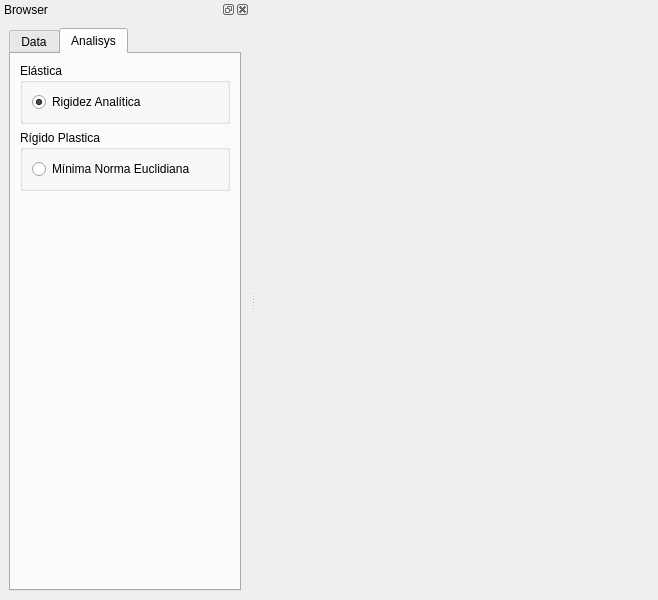
<?xml version="1.0" encoding="UTF-8"?>
<ui version="4.0">
 <class>MainWindow</class>
 <widget class="QMainWindow" name="MainWindow">
  <property name="geometry">
   <rect>
    <x>0</x>
    <y>0</y>
    <width>658</width>
    <height>600</height>
   </rect>
  </property>
  <property name="windowTitle">
   <string>MainWindow</string>
  </property>
  <widget class="QWidget" name="centralwidget"/>
  <widget class="QDockWidget" name="dockWidget">
   <property name="maximumSize">
    <size>
     <width>250</width>
     <height>524287</height>
    </size>
   </property>
   <property name="baseSize">
    <size>
     <width>120</width>
     <height>0</height>
    </size>
   </property>
   <property name="windowTitle">
    <string>Browser</string>
   </property>
   <attribute name="dockWidgetArea">
    <number>1</number>
   </attribute>
   <widget class="QWidget" name="dockWidgetContents">
    <layout class="QGridLayout" name="gridLayout_2">
     <item row="0" column="0">
      <widget class="QTabWidget" name="tabWidget">
       <property name="currentIndex">
        <number>1</number>
       </property>
       <widget class="QWidget" name="tab">
        <attribute name="title">
         <string>Data</string>
        </attribute>
        <layout class="QGridLayout" name="gridLayout">
         <item row="3" column="0">
          <spacer name="verticalSpacer">
           <property name="orientation">
            <enum>Qt::Vertical</enum>
           </property>
           <property name="sizeHint" stdset="0">
            <size>
             <width>20</width>
             <height>40</height>
            </size>
           </property>
          </spacer>
         </item>
         <item row="1" column="0">
          <widget class="QListView" name="listView">
           <property name="minimumSize">
            <size>
             <width>100</width>
             <height>0</height>
            </size>
           </property>
          </widget>
         </item>
         <item row="2" column="0">
          <layout class="QHBoxLayout" name="horizontalLayout">
           <item>
            <spacer name="horizontalSpacer">
             <property name="orientation">
              <enum>Qt::Horizontal</enum>
             </property>
             <property name="sizeHint" stdset="0">
              <size>
               <width>40</width>
               <height>20</height>
              </size>
             </property>
            </spacer>
           </item>
           <item>
            <widget class="QPushButton" name="pushButton">
             <property name="maximumSize">
              <size>
               <width>35</width>
               <height>35</height>
              </size>
             </property>
             <property name="text">
              <string/>
             </property>
             <property name="icon">
              <iconset>
               <normaloff>../icons/add.png</normaloff>../icons/add.png</iconset>
             </property>
             <property name="iconSize">
              <size>
               <width>25</width>
               <height>25</height>
              </size>
             </property>
            </widget>
           </item>
           <item>
            <spacer name="horizontalSpacer_3">
             <property name="orientation">
              <enum>Qt::Horizontal</enum>
             </property>
             <property name="sizeHint" stdset="0">
              <size>
               <width>40</width>
               <height>20</height>
              </size>
             </property>
            </spacer>
           </item>
           <item>
            <widget class="QPushButton" name="pushButton_2">
             <property name="maximumSize">
              <size>
               <width>35</width>
               <height>35</height>
              </size>
             </property>
             <property name="text">
              <string/>
             </property>
             <property name="icon">
              <iconset>
               <normaloff>../icons/erase.png</normaloff>../icons/erase.png</iconset>
             </property>
             <property name="iconSize">
              <size>
               <width>25</width>
               <height>25</height>
              </size>
             </property>
            </widget>
           </item>
           <item>
            <spacer name="horizontalSpacer_4">
             <property name="orientation">
              <enum>Qt::Horizontal</enum>
             </property>
             <property name="sizeHint" stdset="0">
              <size>
               <width>40</width>
               <height>20</height>
              </size>
             </property>
            </spacer>
           </item>
           <item>
            <widget class="QPushButton" name="pushButton_3">
             <property name="maximumSize">
              <size>
               <width>35</width>
               <height>35</height>
              </size>
             </property>
             <property name="text">
              <string/>
             </property>
             <property name="icon">
              <iconset>
               <normaloff>../icons/edit.png</normaloff>../icons/edit.png</iconset>
             </property>
             <property name="iconSize">
              <size>
               <width>25</width>
               <height>25</height>
              </size>
             </property>
            </widget>
           </item>
           <item>
            <spacer name="horizontalSpacer_2">
             <property name="orientation">
              <enum>Qt::Horizontal</enum>
             </property>
             <property name="sizeHint" stdset="0">
              <size>
               <width>40</width>
               <height>20</height>
              </size>
             </property>
            </spacer>
           </item>
          </layout>
         </item>
         <item row="0" column="0">
          <widget class="QComboBox" name="comboBox"/>
         </item>
        </layout>
       </widget>
       <widget class="QWidget" name="widget">
        <attribute name="title">
         <string>Analisys</string>
        </attribute>
        <layout class="QGridLayout" name="gridLayout_5">
         <item row="0" column="0">
          <widget class="QGroupBox" name="groupBox">
           <property name="title">
            <string>Elástica</string>
           </property>
           <layout class="QGridLayout" name="gridLayout_3">
            <item row="0" column="0">
             <widget class="QRadioButton" name="radioButton">
              <property name="text">
               <string>Rigidez Analítica</string>
              </property>
              <property name="checked">
               <bool>true</bool>
              </property>
             </widget>
            </item>
           </layout>
          </widget>
         </item>
         <item row="1" column="0">
          <widget class="QGroupBox" name="groupBox_2">
           <property name="title">
            <string>Rígido Plastica</string>
           </property>
           <layout class="QGridLayout" name="gridLayout_4">
            <item row="0" column="0">
             <widget class="QRadioButton" name="radioButton_2">
              <property name="text">
               <string>Mínima Norma Euclidiana</string>
              </property>
             </widget>
            </item>
           </layout>
          </widget>
         </item>
         <item row="2" column="0">
          <spacer name="verticalSpacer_2">
           <property name="orientation">
            <enum>Qt::Vertical</enum>
           </property>
           <property name="sizeHint" stdset="0">
            <size>
             <width>20</width>
             <height>40</height>
            </size>
           </property>
          </spacer>
         </item>
        </layout>
       </widget>
      </widget>
     </item>
    </layout>
   </widget>
  </widget>
 </widget>
 <resources/>
 <connections/>
</ui>
